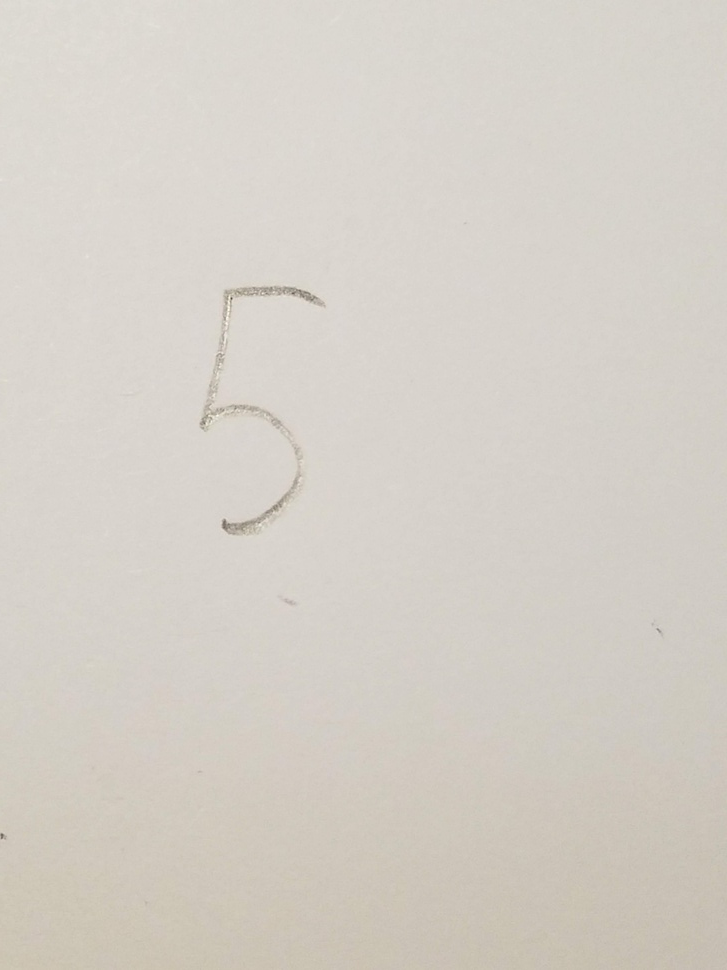
#> input picture chars/five2.jpg, 727 x 970 px, shrunk from 3024 x 4032 before the run
$ python featurematch.py
#> lines starting #> are read from the running program, lines starting #| are printed output that depends on the picture; long printed decimals are rounded
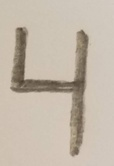
#> input picture chars/four.jpg, 114 x 166 px, shrunk from 473 x 688 before the run
import cv2
import numpy as np
from matplotlib import pyplot as plt

#Crop the image around each of the contours, then use it as query or train for each standard digit.
#Whichever has the most similarity (length of matches?) is the correct digit match


def getMeanDist(standardImg, idImage):

	orb = cv2.ORB_create() #initiate the ORB detector
	bf = cv2.BFMatcher(cv2.NORM_HAMMING, crossCheck = True) #NORM_HAMMING: dist measurement
	#find keypoints and descriptors
	kp1, des1 = orb.detectAndCompute(standardImg, None)
#> kp1 = 274 keypoints; strongest (x, y, size): (229, 297, 31), (231, 298, 31), (224, 521, 31), (230, 301, 31)
	kp2, des2 = orb.detectAndCompute(idImage, None)
#> kp2 = 22 keypoints; strongest (x, y, size): (82, 31, 31), (72, 80, 31), (71, 80, 37.2), (71, 94, 37.2)
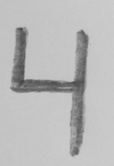
#> idImage: shape (166, 114); min 63, max 205, mean 185.6

	#BFMatcher === Brute Force Matcher
	matches = bf.match(des1, des2)
#> matches = 14 matches

	distances = []
	for x in matches:
		distances.append(x.distance)
#> this loop made 14 passes
#> after the loop, distances = [28, 55, 70, 63, 32, 69, 35, 43, 33, 63, 34, 45, 59, 47]
	distances = np.array(distances)
	return np.mean(distances)

questionImg = "chars/five2.jpg" #filename of character we want to identify

imgFileNames = ["four.jpg", "five.jpg", "six.jpg"]

#queryImg = cv2.imread("chars/four.jpg", 0) #Standard image
trainImg = cv2.imread(questionImg, 0) #Image on which we are looking for the standard


chars = {} #dictionary of {fileName (possible char match) : meanDistance}
for imgFileName in imgFileNames:
	meanDist = getMeanDist(trainImg, cv2.imread("chars/" + imgFileName, 0))
#> meanDist = 48.29
	chars[imgFileName] = meanDist
	print("Mean distance for " + imgFileName[:imgFileName.index(".")] + ": " + str(meanDist))
#| Mean distance for four: 48.286

#Calculate character with min distance values
min = min(chars.items(), key=lambda x:x[1])[0]
#> min = 'six.jpg'
print("Identified as: " + str(min))
#| Identified as: six.jpg


#matches = sorted(matches, key = lambda x:x.distance) #sort by distance

"""#Draw first 10 matches
draw = cv2.drawMatches(queryImg, kp1, trainImg, kp2, matches[:50], None, flags=2)
plt.imshow(draw), plt.show()"""
